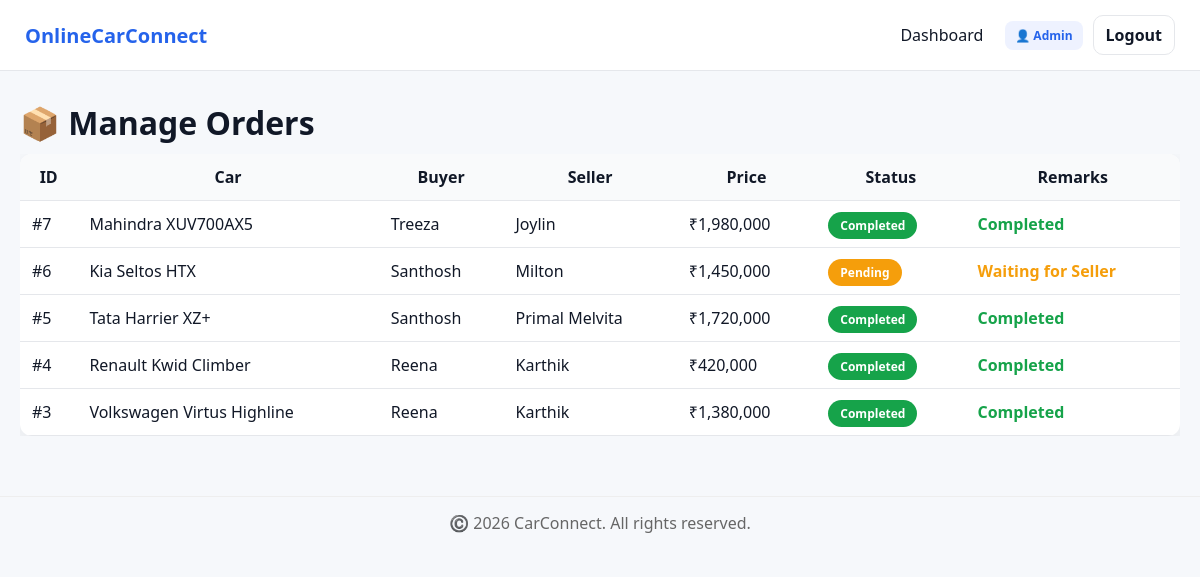
The page /admin/manage_orders.php (signed in) on the database its author committed.
### tables this page shows
CREATE TABLE `orders` (
  `id` int(11) NOT NULL,
  `buyer_id` int(11) NOT NULL,
  `seller_id` int(11) NOT NULL,
  `car_id` int(11) NOT NULL,
  `total_price` decimal(12,2) NOT NULL,
  `order_status` enum('pending','completed','cancelled') DEFAULT 'pending',
  `created_at` timestamp NOT NULL DEFAULT current_timestamp()
);

CREATE TABLE `car_listings` (
  `id` int(11) NOT NULL,
  `seller_id` int(11) NOT NULL,
  `category_id` int(11) DEFAULT NULL,
  `make` varchar(100) NOT NULL,
  `model` varchar(100) NOT NULL,
  `year` int(11) NOT NULL,
  `price` decimal(12,2) NOT NULL,
  `mileage` int(11) DEFAULT 0,
  `fuel_type` varchar(50) DEFAULT NULL,
  `transmission` varchar(50) DEFAULT NULL,
  `description` text DEFAULT NULL,
  `image_path` varchar(255) DEFAULT NULL,
  `status` enum('pending','approved','rejected','sold') DEFAULT 'pending',
  `created_at` timestamp NOT NULL DEFAULT current_timestamp(),
  `color` varchar(30) DEFAULT NULL,
  `owner_type` varchar(30) DEFAULT NULL,
  `body_type` varchar(30) DEFAULT NULL,
  `seating_capacity` int(11) DEFAULT NULL,
  `location` varchar(100) DEFAULT NULL
);

CREATE TABLE `buyers` (
  `id` int(11) NOT NULL,
  `name` varchar(100) NOT NULL,
  `email` varchar(150) NOT NULL,
  `password` varchar(255) NOT NULL,
  `phone` varchar(20) DEFAULT NULL,
  `address` text DEFAULT NULL,
  `status` enum('active','inactive') DEFAULT 'active',
  `created_at` timestamp NOT NULL DEFAULT current_timestamp()
);

CREATE TABLE `sellers` (
  `id` int(11) NOT NULL,
  `name` varchar(100) NOT NULL,
  `email` varchar(150) NOT NULL,
  `password` varchar(255) NOT NULL,
  `phone` varchar(20) DEFAULT NULL,
  `address` text DEFAULT NULL,
  `status` enum('active','inactive') DEFAULT 'active',
  `created_at` timestamp NOT NULL DEFAULT current_timestamp()
);

### includes/functions.php (called while the page is built, shortened)
<?php
function e($str){
    return htmlspecialchars((string)$str, ENT_QUOTES, 'UTF-8');
}
?>

### admin/manage_orders.php (the view, shortened to what this page needs)
<?php
require_once "../includes/db_connect.php";
require_once "../includes/functions.php";
require_once "../includes/header.php";
?>
<h1>📦 Manage Orders</h1>
<div style="overflow-x:auto;">
<table class="table" style="overflow:hidden;">
<tr>
<th>ID</th>
<th>Car</th>
<th>Buyer</th>
<th>Seller</th>
<th>Price</th>
<th>Status</th>
<th>Remarks</th>
</tr>
<?php
$res = mysqli_query($conn,"
SELECT
o.id,
o.total_price,
o.order_status,
c.make,
c.model,
b.name AS buyer,
s.name AS seller
FROM orders o
JOIN car_listings c ON c.id=o.car_id
JOIN buyers b ON b.id=o.buyer_id
JOIN sellers s ON s.id=o.seller_id
ORDER BY o.id DESC
");
if($res && mysqli_num_rows($res)>0){
while($o=mysqli_fetch_assoc($res)){
$statusColor = "#999";
if($o['order_status']=="completed") $statusColor="#16a34a";
if($o['order_status']=="pending")   $statusColor="#f59e0b";
echo "<tr>
<td>#".intval($o['id'])."</td>
<td>".e($o['make'])." ".e($o['model'])."</td>
<td>".e($o['buyer'])."</td>
<td>".e($o['seller'])."</td>
<td>₹".number_format((float)$o['total_price'])."</td>
<td>
<span style='
background:$statusColor;
color:#fff;
padding:5px 12px;
border-radius:20px;
font-size:12px;
font-weight:700
'>
".ucfirst($o['order_status'])."
</span>
</td>
<td>";
if($o['order_status']=="pending"){
    echo "<span style='color:#f59e0b;font-weight:bold;'>Waiting for Seller</span>";
}
elseif($o['order_status']=="completed"){
    echo "<span style='color:#16a34a;font-weight:bold;'>Completed</span>";
}
else{
    echo "<span style='color:#ef4444;font-weight:bold;'>Cancelled</span>";
}
echo "</td></tr>";
 } }else{
echo "<tr>
<td colspan='7' style='text-align:center'>
No orders found 📦
</td>
</tr>";
}
?>
</table>
</div>
<?php require_once "../includes/footer.php"; ?>

### assets/css/style.css (style rules this page uses)
* { margin:0; padding:0; box-sizing:border-box; scroll-behavior:smooth; }
body { font-family:system-ui,-apple-system,Segoe UI,Roboto; background:var(--bg); color:var(--text); }
.table { width:100%; border-collapse:collapse; border-radius:12px; overflow:hidden; background:#fff; box-shadow:var(--shadow); }
.table th,.table td { padding:12px; border-bottom:1px solid var(--border); }
.table th { background:#f9fafb; }
.table td { vertical-align: middle; }
h1, h2 { margin-bottom: 10px; }

### rows shown on the page
orders: id "7", car.make "Mahindra", car.model "XUV700AX5", buyer.name "Treeza", seller.name "Joylin", total_price "1,980,000", order_status "Completed"
orders: id "6", car.make "Kia", car.model "Seltos HTX", buyer.name "Santhosh", seller.name "Milton", total_price "1,450,000", order_status "Pending", shows "Waiting for Seller"
orders: id "5", car.make "Tata", car.model "Harrier XZ+", buyer.name "Santhosh", seller.name "Primal Melvita", total_price "1,720,000", order_status "Completed"
orders: id "4", car.make "Renault", car.model "Kwid Climber", buyer.name "Reena", seller.name "Karthik", total_price "420,000", order_status "Completed"
orders: id "3", car.make "Volkswagen", car.model "Virtus Highline", buyer.name "Reena", seller.name "Karthik", total_price "1,380,000", order_status "Completed"
